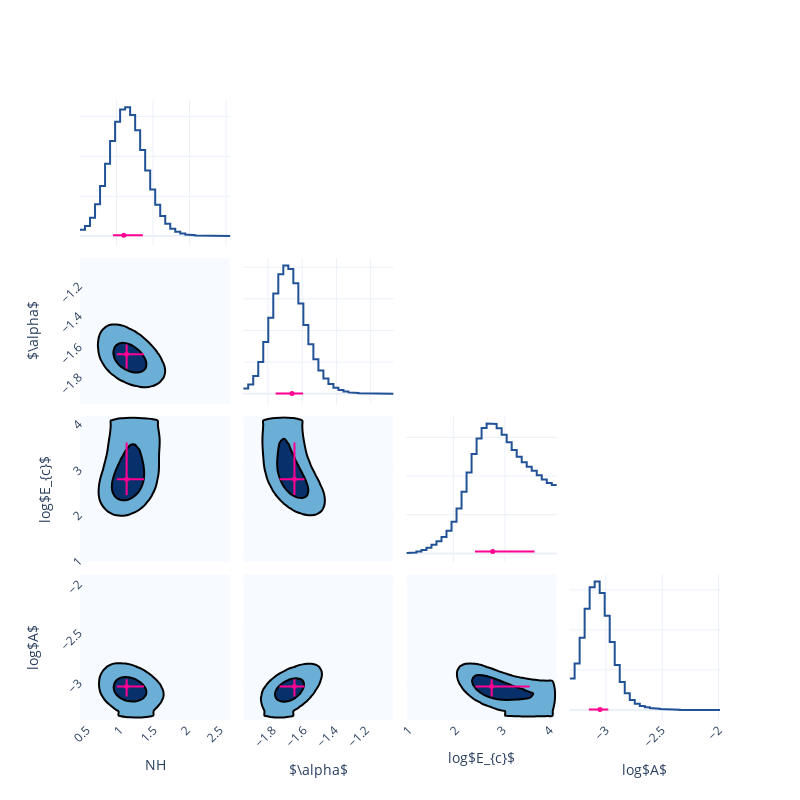

Here is the notebook cell this chart was saved with:
### Code cell
fig = Plot.post_corner(post, show=True)
fig.write_html('intermediate/corner.html')

### Figure 1 — Plotly figure (JSON) as saved in the notebook; plotly's stock layout.template omitted (floating-point values rounded to 4 significant figures; data arrays with more than 128 entries replaced by an {"elided": "..."} marker saying what was removed)
{"data": [{"line": {"color": "#205295", "width": 2}, "mode": "lines", "name": "NH", "showlegend": false, "type": "scatter", "x": [0.4974, 0.5662, 0.5662, 0.6349, 0.6349, 0.7037, 0.7037, 0.7724, 0.7724, 0.8412, 0.8412, 0.9099, 0.9099, 0.9787, 0.9787, 1.047, 1.047, 1.116, 1.116, 1.185, 1.185, 1.254, 1.254, 1.322, 1.322, 1.391, 1.391, 1.46, 1.46, 1.529, 1.529, 1.597, 1.597, 1.666, 1.666, 1.735, 1.735, 1.804, 1.804, 1.872, 1.872, 1.941, 1.941, 2.01, 2.01, 2.079, 2.079, 2.147, 2.147, 2.216, 2.216, 2.285, 2.285, 2.354, 2.354, 2.422, 2.422, 2.491, 2.491, 2.56], "xaxis": "x", "y": [0.07796, 0.07796, 0.1264, 0.1264, 0.2304, 0.2304, 0.3982, 0.3982, 0.6292, 0.6292, 0.9057, 0.9057, 1.19, 1.19, 1.434, 1.434, 1.585, 1.585, 1.614, 1.614, 1.518, 1.518, 1.325, 1.325, 1.078, 1.078, 0.8204, 0.8204, 0.5851, 0.5851, 0.3932, 0.3932, 0.2515, 0.2515, 0.1549, 0.1549, 0.09288, 0.09288, 0.05473, 0.05473, 0.03219, 0.03219, 0.01924, 0.01924, 0.01172, 0.01172, 0.007106, 0.007106, 0.004173, 0.004173, 0.002365, 0.002365, 0.001335, 0.001335, 0.0007921, 0.0007921, 0.0005223, 0.0005223, 0.0004106, 0.0004106], "yaxis": "y"}, {"error_x": {"array": [0.2615], "arrayminus": [0.1488], "color": "#FF0092", "symmetric": false, "thickness": 2, "type": "data", "width": 0}, "marker": {"color": "#FF0092", "size": 5, "symbol": "circle"}, "mode": "markers", "name": "NH", "showlegend": false, "type": "scatter", "x": [1.098], "xaxis": "x", "y": [0.01], "yaxis": "y"}, {"line": {"color": "#205295", "width": 2}, "mode": "lines", "name": "$\\alpha$", "showlegend": false, "type": "scatter", "x": [-1.944, -1.915, -1.915, -1.886, -1.886, -1.857, -1.857, -1.827, -1.827, -1.798, -1.798, -1.769, -1.769, -1.739, -1.739, -1.71, -1.71, -1.681, -1.681, -1.652, -1.652, -1.622, -1.622, -1.593, -1.593, -1.564, -1.564, -1.535, -1.535, -1.505, -1.505, -1.476, -1.476, -1.447, -1.447, -1.417, -1.417, -1.388, -1.388, -1.359, -1.359, -1.33, -1.33, -1.3, -1.3, -1.271, -1.271, -1.242, -1.242, -1.212, -1.212, -1.183, -1.183, -1.154, -1.154, -1.125, -1.125, -1.095, -1.095, -1.066], "xaxis": "x6", "y": [0.1667, 0.1667, 0.2882, 0.2882, 0.5572, 0.5572, 1.005, 1.005, 1.637, 1.637, 2.401, 2.401, 3.172, 3.172, 3.777, 3.777, 4.057, 4.057, 3.944, 3.944, 3.494, 3.494, 2.85, 2.85, 2.171, 2.171, 1.567, 1.567, 1.086, 1.086, 0.7298, 0.7298, 0.4772, 0.4772, 0.3034, 0.3034, 0.1881, 0.1881, 0.115, 0.115, 0.06997, 0.06997, 0.04196, 0.04196, 0.02423, 0.02423, 0.01332, 0.01332, 0.007098, 0.007098, 0.003829, 0.003829, 0.002234, 0.002234, 0.00153, 0.00153, 0.001269, 0.001269, 0.001196, 0.001196], "yaxis": "y6"}, {"error_x": {"array": [0.0644], "arrayminus": [0.09618], "color": "#FF0092", "symmetric": false, "thickness": 2, "type": "data", "width": 0}, "marker": {"color": "#FF0092", "size": 5, "symbol": "circle"}, "mode": "markers", "name": "$\\alpha$", "showlegend": false, "type": "scatter", "x": [-1.659], "xaxis": "x6", "y": [0.01], "yaxis": "y6"}, {"colorscale": [[0, "rgb(247,251,255)"], [0.125, "rgb(222,235,247)"], [0.25, "rgb(198,219,239)"], [0.375, "rgb(158,202,225)"], [0.5, "rgb(107,174,214)"], [0.625, "rgb(66,146,198)"], [0.75, "rgb(33,113,181)"], [0.875, "rgb(8,81,156)"], [1, "rgb(8,48,107)"]], "contours": {"end": 0.008603, "size": 0.006902, "start": 0.001701}, "line": {"width": 2}, "name": "NH&$\\alpha$", "ncontours": 2, "showlegend": false, "showscale": false, "type": "contour", "x": [0.3943, 0.463, 0.5318, 0.6005, 0.6693, 0.738, 0.8068, 0.8755, 0.9443, 1.013, 1.082, 1.151, 1.219, 1.288, 1.357, 1.426, 1.494, 1.563, 1.632, 1.701, 1.769, 1.838, 1.907, 1.976, 2.044, 2.113, 2.182, 2.251, 2.319, 2.388, 2.457, 2.526, 2.594, 2.663], "xaxis": "x5", "y": [-1.988, -1.959, -1.93, -1.901, -1.871, -1.842, -1.813, -1.783, -1.754, -1.725, -1.696, -1.666, -1.637, -1.608, -1.578, -1.549, -1.52, -1.491, -1.461, -1.432, -1.403, -1.373, -1.344, -1.315, -1.286, -1.256, -1.227, -1.198, -1.168, -1.139, -1.11, -1.081, -1.051, -1.022], "yaxis": "y5", "z": {"elided": "34x34 float values"}}, {"error_x": {"array": [0.2615], "arrayminus": [0.1488], "color": "#FF0092", "symmetric": false, "thickness": 2, "type": "data", "width": 0}, "error_y": {"array": [0.0644], "arrayminus": [0.09618], "color": "#FF0092", "symmetric": false, "thickness": 2, "type": "data", "width": 0}, "marker": {"color": "#FF0092", "size": 5, "symbol": "circle"}, "mode": "markers", "name": "NH&$\\alpha$", "showlegend": false, "type": "scatter", "x": [1.098], "xaxis": "x5", "y": [-1.659], "yaxis": "y5"}, {"line": {"color": "#205295", "width": 2}, "mode": "lines", "name": "log$E_{c}$", "showlegend": false, "type": "scatter", "x": [1.094, 1.191, 1.191, 1.288, 1.288, 1.385, 1.385, 1.482, 1.482, 1.578, 1.578, 1.675, 1.675, 1.772, 1.772, 1.869, 1.869, 1.966, 1.966, 2.063, 2.063, 2.159, 2.159, 2.256, 2.256, 2.353, 2.353, 2.45, 2.45, 2.547, 2.547, 2.644, 2.644, 2.74, 2.74, 2.837, 2.837, 2.934, 2.934, 3.031, 3.031, 3.128, 3.128, 3.225, 3.225, 3.322, 3.322, 3.418, 3.418, 3.515, 3.515, 3.612, 3.612, 3.709, 3.709, 3.806, 3.806, 3.903, 3.903, 3.999], "xaxis": "x11", "y": [0.002595, 0.002595, 0.004649, 0.004649, 0.009382, 0.009382, 0.01756, 0.01756, 0.02943, 0.02943, 0.04454, 0.04454, 0.06264, 0.06264, 0.08532, 0.08532, 0.1171, 0.1171, 0.1643, 0.1643, 0.2319, 0.2319, 0.3192, 0.3192, 0.418, 0.418, 0.5144, 0.5144, 0.5943, 0.5943, 0.6478, 0.6478, 0.6717, 0.6717, 0.6694, 0.6694, 0.6475, 0.6475, 0.6136, 0.6136, 0.5741, 0.5741, 0.5346, 0.5346, 0.4998, 0.4998, 0.4718, 0.4718, 0.4487, 0.4487, 0.4269, 0.4269, 0.4046, 0.4046, 0.3826, 0.3826, 0.3643, 0.3643, 0.3537, 0.3537], "yaxis": "y11"}, {"error_x": {"array": [0.809], "arrayminus": [0.3423], "color": "#FF0092", "symmetric": false, "thickness": 2, "type": "data", "width": 0}, "marker": {"color": "#FF0092", "size": 5, "symbol": "circle"}, "mode": "markers", "name": "log$E_{c}$", "showlegend": false, "type": "scatter", "x": [2.761], "xaxis": "x11", "y": [0.01], "yaxis": "y11"}, {"colorscale": [[0, "rgb(247,251,255)"], [0.125, "rgb(222,235,247)"], [0.25, "rgb(198,219,239)"], [0.375, "rgb(158,202,225)"], [0.5, "rgb(107,174,214)"], [0.625, "rgb(66,146,198)"], [0.75, "rgb(33,113,181)"], [0.875, "rgb(8,81,156)"], [1, "rgb(8,48,107)"]], "contours": {"end": 0.004659, "size": 0.003281, "start": 0.001378}, "line": {"width": 2}, "name": "NH&log$E_{c}$", "ncontours": 2, "showlegend": false, "showscale": false, "type": "contour", "x": [0.3943, 0.463, 0.5318, 0.6005, 0.6693, 0.738, 0.8068, 0.8755, 0.9443, 1.013, 1.082, 1.151, 1.219, 1.288, 1.357, 1.426, 1.494, 1.563, 1.632, 1.701, 1.769, 1.838, 1.907, 1.976, 2.044, 2.113, 2.182, 2.251, 2.319, 2.388, 2.457, 2.526, 2.594, 2.663], "xaxis": "x9", "y": [0.9489, 1.046, 1.143, 1.239, 1.336, 1.433, 1.53, 1.627, 1.724, 1.82, 1.917, 2.014, 2.111, 2.208, 2.305, 2.402, 2.498, 2.595, 2.692, 2.789, 2.886, 2.983, 3.079, 3.176, 3.273, 3.37, 3.467, 3.564, 3.66, 3.757, 3.854, 3.951, 4.048, 4.145], "yaxis": "y9", "z": {"elided": "34x34 float values"}}, {"error_x": {"array": [0.2615], "arrayminus": [0.1488], "color": "#FF0092", "symmetric": false, "thickness": 2, "type": "data", "width": 0}, "error_y": {"array": [0.809], "arrayminus": [0.3423], "color": "#FF0092", "symmetric": false, "thickness": 2, "type": "data", "width": 0}, "marker": {"color": "#FF0092", "size": 5, "symbol": "circle"}, "mode": "markers", "name": "NH&log$E_{c}$", "showlegend": false, "type": "scatter", "x": [1.098], "xaxis": "x9", "y": [2.761], "yaxis": "y9"}, {"colorscale": [[0, "rgb(247,251,255)"], [0.125, "rgb(222,235,247)"], [0.25, "rgb(198,219,239)"], [0.375, "rgb(158,202,225)"], [0.5, "rgb(107,174,214)"], [0.625, "rgb(66,146,198)"], [0.75, "rgb(33,113,181)"], [0.875, "rgb(8,81,156)"], [1, "rgb(8,48,107)"]], "contours": {"end": 0.005656, "size": 0.004113, "start": 0.001542}, "line": {"width": 2}, "name": "$\\alpha$&log$E_{c}$", "ncontours": 2, "showlegend": false, "showscale": false, "type": "contour", "x": [-1.988, -1.959, -1.93, -1.901, -1.871, -1.842, -1.813, -1.783, -1.754, -1.725, -1.696, -1.666, -1.637, -1.608, -1.578, -1.549, -1.52, -1.491, -1.461, -1.432, -1.403, -1.373, -1.344, -1.315, -1.286, -1.256, -1.227, -1.198, -1.168, -1.139, -1.11, -1.081, -1.051, -1.022], "xaxis": "x10", "y": [0.9489, 1.046, 1.143, 1.239, 1.336, 1.433, 1.53, 1.627, 1.724, 1.82, 1.917, 2.014, 2.111, 2.208, 2.305, 2.402, 2.498, 2.595, 2.692, 2.789, 2.886, 2.983, 3.079, 3.176, 3.273, 3.37, 3.467, 3.564, 3.66, 3.757, 3.854, 3.951, 4.048, 4.145], "yaxis": "y10", "z": {"elided": "34x34 float values"}}, {"error_x": {"array": [0.0644], "arrayminus": [0.09618], "color": "#FF0092", "symmetric": false, "thickness": 2, "type": "data", "width": 0}, "error_y": {"array": [0.809], "arrayminus": [0.3423], "color": "#FF0092", "symmetric": false, "thickness": 2, "type": "data", "width": 0}, "marker": {"color": "#FF0092", "size": 5, "symbol": "circle"}, "mode": "markers", "name": "$\\alpha$&log$E_{c}$", "showlegend": false, "type": "scatter", "x": [-1.659], "xaxis": "x10", "y": [2.761], "yaxis": "y10"}, {"line": {"color": "#205295", "width": 2}, "mode": "lines", "name": "log$A$", "showlegend": false, "type": "scatter", "x": [-3.322, -3.277, -3.277, -3.233, -3.233, -3.188, -3.188, -3.144, -3.144, -3.099, -3.099, -3.055, -3.055, -3.01, -3.01, -2.966, -2.966, -2.921, -2.921, -2.877, -2.877, -2.832, -2.832, -2.788, -2.788, -2.743, -2.743, -2.699, -2.699, -2.654, -2.654, -2.61, -2.61, -2.565, -2.565, -2.521, -2.521, -2.476, -2.476, -2.432, -2.432, -2.387, -2.387, -2.343, -2.343, -2.298, -2.298, -2.254, -2.254, -2.209, -2.209, -2.165, -2.165, -2.12, -2.12, -2.076, -2.076, -2.031, -2.031, -1.987], "xaxis": "x16", "y": [0.7871, 0.7871, 1.158, 1.158, 1.806, 1.806, 2.529, 2.529, 3.064, 3.064, 3.206, 3.206, 2.921, 2.921, 2.35, 2.35, 1.699, 1.699, 1.125, 1.125, 0.6991, 0.6991, 0.4184, 0.4184, 0.2495, 0.2495, 0.1536, 0.1536, 0.09975, 0.09975, 0.06793, 0.06793, 0.04721, 0.04721, 0.03257, 0.03257, 0.0219, 0.0219, 0.01411, 0.01411, 0.00857, 0.00857, 0.00489, 0.00489, 0.002738, 0.002738, 0.001718, 0.001718, 0.00136, 0.00136, 0.001223, 0.001223, 0.001051, 0.001051, 0.0008189, 0.0008189, 0.000618, 0.000618, 0.0005131, 0.0005131], "yaxis": "y16"}, {"error_x": {"array": [0.07335], "arrayminus": [0.09922], "color": "#FF0092", "symmetric": false, "thickness": 2, "type": "data", "width": 0}, "marker": {"color": "#FF0092", "size": 5, "symbol": "circle"}, "mode": "markers", "name": "log$A$", "showlegend": false, "type": "scatter", "x": [-3.052], "xaxis": "x16", "y": [0.01], "yaxis": "y16"}, {"colorscale": [[0, "rgb(247,251,255)"], [0.125, "rgb(222,235,247)"], [0.25, "rgb(198,219,239)"], [0.375, "rgb(158,202,225)"], [0.5, "rgb(107,174,214)"], [0.625, "rgb(66,146,198)"], [0.75, "rgb(33,113,181)"], [0.875, "rgb(8,81,156)"], [1, "rgb(8,48,107)"]], "contours": {"end": 0.009739, "size": 0.007522, "start": 0.002217}, "line": {"width": 2}, "name": "NH&log$A$", "ncontours": 2, "showlegend": false, "showscale": false, "type": "contour", "x": [0.3943, 0.463, 0.5318, 0.6005, 0.6693, 0.738, 0.8068, 0.8755, 0.9443, 1.013, 1.082, 1.151, 1.219, 1.288, 1.357, 1.426, 1.494, 1.563, 1.632, 1.701, 1.769, 1.838, 1.907, 1.976, 2.044, 2.113, 2.182, 2.251, 2.319, 2.388, 2.457, 2.526, 2.594, 2.663], "xaxis": "x13", "y": [-3.388, -3.344, -3.299, -3.255, -3.21, -3.166, -3.121, -3.077, -3.032, -2.988, -2.943, -2.899, -2.854, -2.81, -2.765, -2.721, -2.676, -2.632, -2.587, -2.543, -2.498, -2.454, -2.409, -2.365, -2.32, -2.276, -2.231, -2.187, -2.142, -2.098, -2.053, -2.009, -1.964, -1.92], "yaxis": "y13", "z": {"elided": "34x34 float values"}}, {"error_x": {"array": [0.2615], "arrayminus": [0.1488], "color": "#FF0092", "symmetric": false, "thickness": 2, "type": "data", "width": 0}, "error_y": {"array": [0.07335], "arrayminus": [0.09922], "color": "#FF0092", "symmetric": false, "thickness": 2, "type": "data", "width": 0}, "marker": {"color": "#FF0092", "size": 5, "symbol": "circle"}, "mode": "markers", "name": "NH&log$A$", "showlegend": false, "type": "scatter", "x": [1.098], "xaxis": "x13", "y": [-3.052], "yaxis": "y13"}, {"colorscale": [[0, "rgb(247,251,255)"], [0.125, "rgb(222,235,247)"], [0.25, "rgb(198,219,239)"], [0.375, "rgb(158,202,225)"], [0.5, "rgb(107,174,214)"], [0.625, "rgb(66,146,198)"], [0.75, "rgb(33,113,181)"], [0.875, "rgb(8,81,156)"], [1, "rgb(8,48,107)"]], "contours": {"end": 0.01193, "size": 0.009259, "start": 0.002666}, "line": {"width": 2}, "name": "$\\alpha$&log$A$", "ncontours": 2, "showlegend": false, "showscale": false, "type": "contour", "x": [-1.988, -1.959, -1.93, -1.901, -1.871, -1.842, -1.813, -1.783, -1.754, -1.725, -1.696, -1.666, -1.637, -1.608, -1.578, -1.549, -1.52, -1.491, -1.461, -1.432, -1.403, -1.373, -1.344, -1.315, -1.286, -1.256, -1.227, -1.198, -1.168, -1.139, -1.11, -1.081, -1.051, -1.022], "xaxis": "x14", "y": [-3.388, -3.344, -3.299, -3.255, -3.21, -3.166, -3.121, -3.077, -3.032, -2.988, -2.943, -2.899, -2.854, -2.81, -2.765, -2.721, -2.676, -2.632, -2.587, -2.543, -2.498, -2.454, -2.409, -2.365, -2.32, -2.276, -2.231, -2.187, -2.142, -2.098, -2.053, -2.009, -1.964, -1.92], "yaxis": "y14", "z": {"elided": "34x34 float values"}}, {"error_x": {"array": [0.0644], "arrayminus": [0.09618], "color": "#FF0092", "symmetric": false, "thickness": 2, "type": "data", "width": 0}, "error_y": {"array": [0.07335], "arrayminus": [0.09922], "color": "#FF0092", "symmetric": false, "thickness": 2, "type": "data", "width": 0}, "marker": {"color": "#FF0092", "size": 5, "symbol": "circle"}, "mode": "markers", "name": "$\\alpha$&log$A$", "showlegend": false, "type": "scatter", "x": [-1.659], "xaxis": "x14", "y": [-3.052], "yaxis": "y14"}, {"colorscale": [[0, "rgb(247,251,255)"], [0.125, "rgb(222,235,247)"], [0.25, "rgb(198,219,239)"], [0.375, "rgb(158,202,225)"], [0.5, "rgb(107,174,214)"], [0.625, "rgb(66,146,198)"], [0.75, "rgb(33,113,181)"], [0.875, "rgb(8,81,156)"], [1, "rgb(8,48,107)"]], "contours": {"end": 0.006812, "size": 0.004571, "start": 0.002241}, "line": {"width": 2}, "name": "log$E_{c}$&log$A$", "ncontours": 2, "showlegend": false, "showscale": false, "type": "contour", "x": [0.9489, 1.046, 1.143, 1.239, 1.336, 1.433, 1.53, 1.627, 1.724, 1.82, 1.917, 2.014, 2.111, 2.208, 2.305, 2.402, 2.498, 2.595, 2.692, 2.789, 2.886, 2.983, 3.079, 3.176, 3.273, 3.37, 3.467, 3.564, 3.66, 3.757, 3.854, 3.951, 4.048, 4.145], "xaxis": "x15", "y": [-3.388, -3.344, -3.299, -3.255, -3.21, -3.166, -3.121, -3.077, -3.032, -2.988, -2.943, -2.899, -2.854, -2.81, -2.765, -2.721, -2.676, -2.632, -2.587, -2.543, -2.498, -2.454, -2.409, -2.365, -2.32, -2.276, -2.231, -2.187, -2.142, -2.098, -2.053, -2.009, -1.964, -1.92], "yaxis": "y15", "z": {"elided": "34x34 float values"}}, {"error_x": {"array": [0.809], "arrayminus": [0.3423], "color": "#FF0092", "symmetric": false, "thickness": 2, "type": "data", "width": 0}, "error_y": {"array": [0.07335], "arrayminus": [0.09922], "color": "#FF0092", "symmetric": false, "thickness": 2, "type": "data", "width": 0}, "marker": {"color": "#FF0092", "size": 5, "symbol": "circle"}, "mode": "markers", "name": "log$E_{c}$&log$A$", "showlegend": false, "type": "scatter", "x": [2.761], "xaxis": "x15", "y": [-3.052], "yaxis": "y15"}], "layout": {"height": 800, "width": 800, "xaxis": {"anchor": "y", "domain": [0, 0.235], "showticklabels": false, "tickangle": -45}, "xaxis10": {"anchor": "y10", "domain": [0.255, 0.49], "showticklabels": false, "tickangle": -45}, "xaxis11": {"anchor": "y11", "domain": [0.51, 0.745], "showticklabels": false, "tickangle": -45}, "xaxis12": {"anchor": "y12", "domain": [0.765, 1.0]}, "xaxis13": {"anchor": "y13", "domain": [0, 0.235], "showticklabels": true, "tickangle": -45, "title": {"text": "NH"}}, "xaxis14": {"anchor": "y14", "domain": [0.255, 0.49], "showticklabels": true, "tickangle": -45, "title": {"text": "$\\alpha$"}}, "xaxis15": {"anchor": "y15", "domain": [0.51, 0.745], "showticklabels": true, "tickangle": -45, "title": {"text": "log$E_{c}$"}}, "xaxis16": {"anchor": "y16", "domain": [0.765, 1.0], "showticklabels": true, "tickangle": -45, "title": {"text": "log$A$"}}, "xaxis2": {"anchor": "y2", "domain": [0.255, 0.49]}, "xaxis3": {"anchor": "y3", "domain": [0.51, 0.745]}, "xaxis4": {"anchor": "y4", "domain": [0.765, 1.0]}, "xaxis5": {"anchor": "y5", "domain": [0, 0.235], "showticklabels": false, "tickangle": -45}, "xaxis6": {"anchor": "y6", "domain": [0.255, 0.49], "showticklabels": false, "tickangle": -45}, "xaxis7": {"anchor": "y7", "domain": [0.51, 0.745]}, "xaxis8": {"anchor": "y8", "domain": [0.765, 1.0]}, "xaxis9": {"anchor": "y9", "domain": [0, 0.235], "showticklabels": false, "tickangle": -45}, "yaxis": {"anchor": "x", "domain": [0.765, 1.0], "showticklabels": false, "tickangle": -45}, "yaxis10": {"anchor": "x10", "domain": [0.255, 0.49], "showticklabels": false, "tickangle": -45}, "yaxis11": {"anchor": "x11", "domain": [0.255, 0.49], "showticklabels": false, "tickangle": -45}, "yaxis12": {"anchor": "x12", "domain": [0.255, 0.49]}, "yaxis13": {"anchor": "x13", "domain": [0, 0.235], "showticklabels": true, "tickangle": -45, "title": {"text": "log$A$"}}, "yaxis14": {"anchor": "x14", "domain": [0, 0.235], "showticklabels": false, "tickangle": -45}, "yaxis15": {"anchor": "x15", "domain": [0, 0.235], "showticklabels": false, "tickangle": -45}, "yaxis16": {"anchor": "x16", "domain": [0, 0.235], "showticklabels": false, "tickangle": -45}, "yaxis2": {"anchor": "x2", "domain": [0.765, 1.0]}, "yaxis3": {"anchor": "x3", "domain": [0.765, 1.0]}, "yaxis4": {"anchor": "x4", "domain": [0.765, 1.0]}, "yaxis5": {"anchor": "x5", "domain": [0.51, 0.745], "showticklabels": true, "tickangle": -45, "title": {"text": "$\\alpha$"}}, "yaxis6": {"anchor": "x6", "domain": [0.51, 0.745], "showticklabels": false, "tickangle": -45}, "yaxis7": {"anchor": "x7", "domain": [0.51, 0.745]}, "yaxis8": {"anchor": "x8", "domain": [0.51, 0.745]}, "yaxis9": {"anchor": "x9", "domain": [0.255, 0.49], "showticklabels": true, "tickangle": -45, "title": {"text": "log$E_{c}$"}}}}
